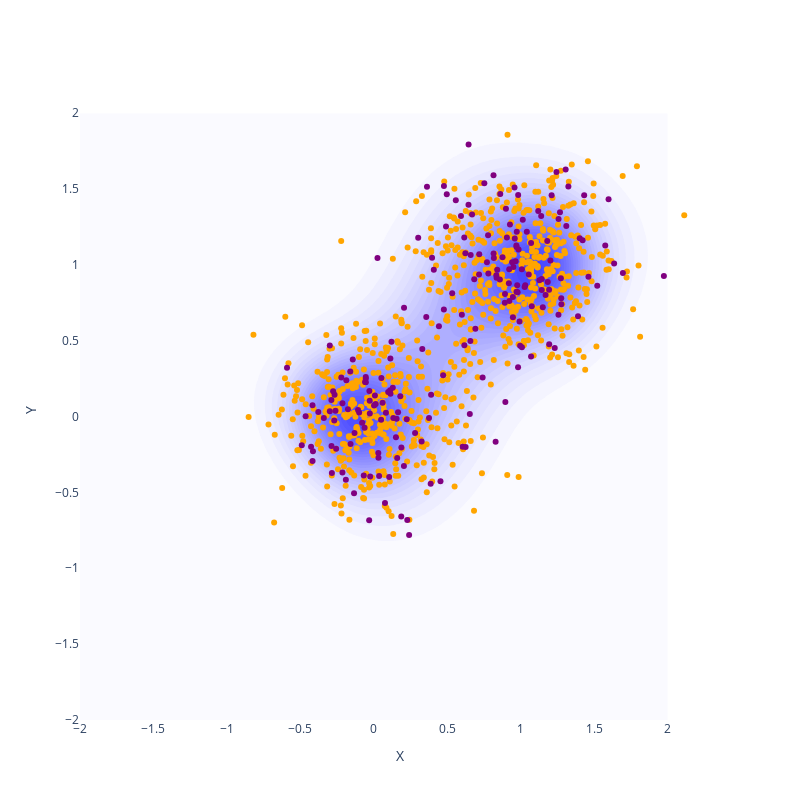

Notebook cell for this chart:
### Code cell
# Define density function of VAE.
def create_vae_density(model: VAE, num_latent_samples: int = 10000) -> torch.Tensor:
    z = torch.randn(num_latent_samples, model.latent_dim)
    mean, var = model.decode(z, unnormalize=True)
    weights = (1 / num_latent_samples) * torch.ones(num_latent_samples)
    return GaussianMixtureModel(mean, torch.diag_embed(var), weights)


posterior_dist = create_vae_density(model)
fig = plot_density_heatmap(posterior_dist.likelihood)
# samples_normalized = model.output_normalizer.normalize(samples)
# fig.add_trace(
#     go.Scatter(x=samples_normalized[:, 0], y=samples_normalized[:, 1], mode="markers")
# )
fig.add_trace(
    go.Scatter(
        x=train_data[:, 0],
        y=train_data[:, 1],
        mode="markers",
        marker=dict(color="Orange"),
    )
)
fig.add_trace(
    go.Scatter(
        x=val_data[:, 0], y=val_data[:, 1], mode="markers", marker=dict(color="Purple")
    )
)
fig.show()

### Figure 1 — Plotly figure (JSON) as saved in the notebook; plotly's stock layout.template omitted (floating-point values rounded to 4 significant figures; data arrays with more than 128 entries replaced by an {"elided": "..."} marker saying what was removed)
{"data": [{"colorscale": [[0, "rgba(255,255,255,0.8)"], [1, "rgba(0,0,255,1.0)"]], "contours": {"coloring": "fill", "end": 1, "showlines": false, "size": 0.025, "start": 0}, "showscale": false, "type": "contour", "x": [-2, -1.96, -1.919, -1.879, -1.838, -1.798, -1.758, -1.717, -1.677, -1.636, -1.596, -1.556, -1.515, -1.475, -1.434, -1.394, -1.354, -1.313, -1.273, -1.232, -1.192, -1.152, -1.111, -1.071, -1.03, -0.9899, -0.9495, -0.9091, -0.8687, -0.8283, -0.7879, -0.7475, -0.7071, -0.6667, -0.6263, -0.5859, -0.5455, -0.5051, -0.4646, -0.4242, -0.3838, -0.3434, -0.303, -0.2626, -0.2222, -0.1818, -0.1414, -0.101, -0.06061, -0.0202, 0.0202, 0.06061, 0.101, 0.1414, 0.1818, 0.2222, 0.2626, 0.303, 0.3434, 0.3838, 0.4242, 0.4646, 0.5051, 0.5455, 0.5859, 0.6263, 0.6667, 0.7071, 0.7475, 0.7879, 0.8283, 0.8687, 0.9091, 0.9495, 0.9899, 1.03, 1.071, 1.111, 1.152, 1.192, 1.232, 1.273, 1.313, 1.354, 1.394, 1.434, 1.475, 1.515, 1.556, 1.596, 1.636, 1.677, 1.717, 1.758, 1.798, 1.838, 1.879, 1.919, 1.96, 2], "y": [-2, -1.96, -1.919, -1.879, -1.838, -1.798, -1.758, -1.717, -1.677, -1.636, -1.596, -1.556, -1.515, -1.475, -1.434, -1.394, -1.354, -1.313, -1.273, -1.232, -1.192, -1.152, -1.111, -1.071, -1.03, -0.9899, -0.9495, -0.9091, -0.8687, -0.8283, -0.7879, -0.7475, -0.7071, -0.6667, -0.6263, -0.5859, -0.5455, -0.5051, -0.4646, -0.4242, -0.3838, -0.3434, -0.303, -0.2626, -0.2222, -0.1818, -0.1414, -0.101, -0.06061, -0.0202, 0.0202, 0.06061, 0.101, 0.1414, 0.1818, 0.2222, 0.2626, 0.303, 0.3434, 0.3838, 0.4242, 0.4646, 0.5051, 0.5455, 0.5859, 0.6263, 0.6667, 0.7071, 0.7475, 0.7879, 0.8283, 0.8687, 0.9091, 0.9495, 0.9899, 1.03, 1.071, 1.111, 1.152, 1.192, 1.232, 1.273, 1.313, 1.354, 1.394, 1.434, 1.475, 1.515, 1.556, 1.596, 1.636, 1.677, 1.717, 1.758, 1.798, 1.838, 1.879, 1.919, 1.96, 2], "z": {"elided": "100x100 float values"}}, {"marker": {"color": "Orange"}, "mode": "markers", "type": "scatter", "x": {"elided": "800 float values"}, "y": {"elided": "800 float values"}}, {"marker": {"color": "Purple"}, "mode": "markers", "type": "scatter", "x": {"elided": "200 float values"}, "y": {"elided": "200 float values"}}], "layout": {"autosize": false, "height": 800, "paper_bgcolor": "white", "plot_bgcolor": "white", "showlegend": false, "width": 800, "xaxis": {"showgrid": false, "title": {"text": "X"}, "zeroline": false}, "yaxis": {"showgrid": false, "title": {"text": "Y"}, "zeroline": false}}}
